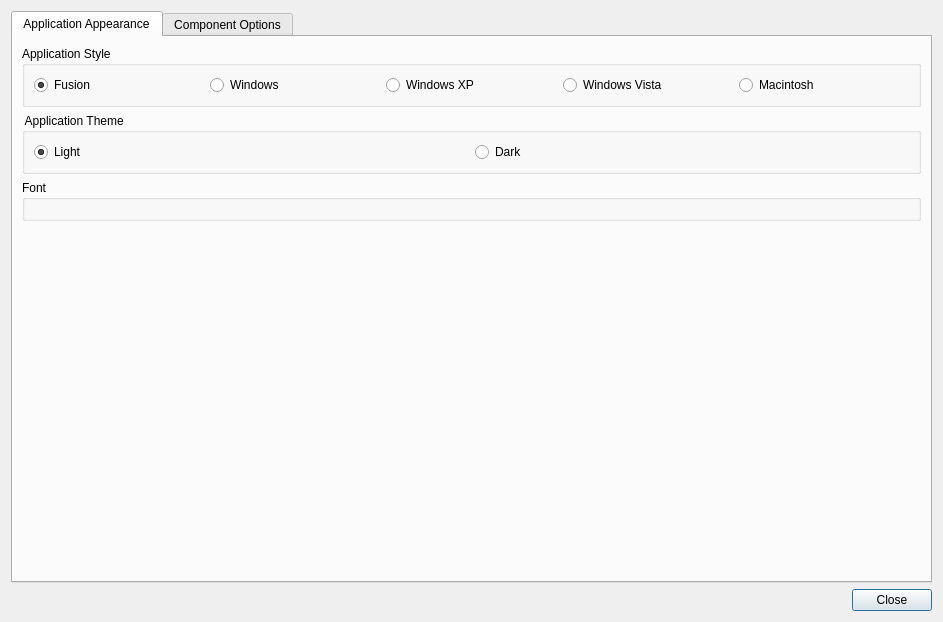
<?xml version="1.0" encoding="UTF-8"?>
<ui version="4.0">
 <class>PreferencesDialog</class>
 <widget class="QDialog" name="PreferencesDialog">
  <property name="geometry">
   <rect>
    <x>0</x>
    <y>0</y>
    <width>943</width>
    <height>622</height>
   </rect>
  </property>
  <property name="windowTitle">
   <string>Dialog</string>
  </property>
  <layout class="QVBoxLayout" name="verticalLayout_2">
   <item>
    <widget class="QTabWidget" name="tabWidget">
     <property name="currentIndex">
      <number>0</number>
     </property>
     <widget class="QWidget" name="tabApperance">
      <attribute name="title">
       <string>Application Appearance</string>
      </attribute>
      <layout class="QVBoxLayout" name="verticalLayout_4">
       <item>
        <widget class="QGroupBox" name="groupBox">
         <property name="title">
          <string>Application Style</string>
         </property>
         <layout class="QHBoxLayout" name="horizontalLayout_3">
          <item>
           <widget class="QRadioButton" name="radioButtonFusion">
            <property name="text">
             <string>Fusion</string>
            </property>
            <property name="checked">
             <bool>true</bool>
            </property>
           </widget>
          </item>
          <item>
           <widget class="QRadioButton" name="radioButtonWindows">
            <property name="text">
             <string>Windows</string>
            </property>
           </widget>
          </item>
          <item>
           <widget class="QRadioButton" name="radioButtonWindowsXP">
            <property name="text">
             <string>Windows XP</string>
            </property>
           </widget>
          </item>
          <item>
           <widget class="QRadioButton" name="radioButtonWindowsVista">
            <property name="text">
             <string>Windows Vista</string>
            </property>
           </widget>
          </item>
          <item>
           <widget class="QRadioButton" name="radioButtonMacintosh">
            <property name="text">
             <string>Macintosh</string>
            </property>
           </widget>
          </item>
         </layout>
        </widget>
       </item>
       <item>
        <widget class="QGroupBox" name="groupBoxTheme">
         <property name="title">
          <string> Application Theme</string>
         </property>
         <layout class="QHBoxLayout" name="horizontalLayout_2">
          <item>
           <widget class="QRadioButton" name="radioButtonLight">
            <property name="text">
             <string>Light</string>
            </property>
            <property name="checked">
             <bool>true</bool>
            </property>
           </widget>
          </item>
          <item>
           <widget class="QRadioButton" name="radioButtonDark">
            <property name="text">
             <string>Dark</string>
            </property>
            <property name="checked">
             <bool>false</bool>
            </property>
           </widget>
          </item>
         </layout>
        </widget>
       </item>
       <item>
        <widget class="QGroupBox" name="groupBoxFont">
         <property name="title">
          <string>Font</string>
         </property>
         <layout class="QVBoxLayout" name="verticalLayout_3">
          <item>
           <widget class="QFontDialog" name="fontDialog" native="true"/>
          </item>
         </layout>
        </widget>
       </item>
       <item>
        <spacer name="verticalSpacer">
         <property name="orientation">
          <enum>Qt::Vertical</enum>
         </property>
         <property name="sizeHint" stdset="0">
          <size>
           <width>20</width>
           <height>362</height>
          </size>
         </property>
        </spacer>
       </item>
      </layout>
     </widget>
     <widget class="QWidget" name="tabComponentOptions">
      <attribute name="title">
       <string>Component Options</string>
      </attribute>
      <layout class="QVBoxLayout" name="verticalLayout">
       <item>
        <widget class="QSplitter" name="splitter">
         <property name="orientation">
          <enum>Qt::Horizontal</enum>
         </property>
         <widget class="QGroupBox" name="groupBoxSearchDirectories">
          <property name="title">
           <string>Component Search Directories</string>
          </property>
          <layout class="QHBoxLayout" name="horizontalLayout">
           <item>
            <widget class="QListView" name="listViewSearchDirectories">
             <property name="editTriggers">
              <set>QAbstractItemView::AllEditTriggers</set>
             </property>
             <property name="dragEnabled">
              <bool>true</bool>
             </property>
             <property name="dragDropOverwriteMode">
              <bool>true</bool>
             </property>
             <property name="dragDropMode">
              <enum>QAbstractItemView::DragDrop</enum>
             </property>
             <property name="selectionMode">
              <enum>QAbstractItemView::ExtendedSelection</enum>
             </property>
             <property name="selectionBehavior">
              <enum>QAbstractItemView::SelectRows</enum>
             </property>
            </widget>
           </item>
          </layout>
         </widget>
         <widget class="QGroupBox" name="groupBoxFileExtensions">
          <property name="title">
           <string>Component File Extensions</string>
          </property>
          <layout class="QHBoxLayout" name="horizontalLayout_4">
           <item>
            <widget class="QListView" name="listViewFileExtensions">
             <property name="editTriggers">
              <set>QAbstractItemView::AllEditTriggers</set>
             </property>
             <property name="dragEnabled">
              <bool>true</bool>
             </property>
             <property name="dragDropOverwriteMode">
              <bool>true</bool>
             </property>
             <property name="dragDropMode">
              <enum>QAbstractItemView::DragDrop</enum>
             </property>
             <property name="selectionMode">
              <enum>QAbstractItemView::ExtendedSelection</enum>
             </property>
             <property name="selectionBehavior">
              <enum>QAbstractItemView::SelectRows</enum>
             </property>
            </widget>
           </item>
          </layout>
         </widget>
        </widget>
       </item>
      </layout>
     </widget>
    </widget>
   </item>
   <item>
    <widget class="QDialogButtonBox" name="buttonBox">
     <property name="standardButtons">
      <set>QDialogButtonBox::Close</set>
     </property>
    </widget>
   </item>
  </layout>
 </widget>
 <customwidgets>
  <customwidget>
   <class>QFontDialog</class>
   <extends>QWidget</extends>
   <header>qfontdialog.h</header>
  </customwidget>
 </customwidgets>
 <resources/>
 <connections>
  <connection>
   <sender>buttonBox</sender>
   <signal>rejected()</signal>
   <receiver>PreferencesDialog</receiver>
   <slot>close()</slot>
   <hints>
    <hint type="sourcelabel">
     <x>471</x>
     <y>601</y>
    </hint>
    <hint type="destinationlabel">
     <x>471</x>
     <y>310</y>
    </hint>
   </hints>
  </connection>
 </connections>
</ui>
